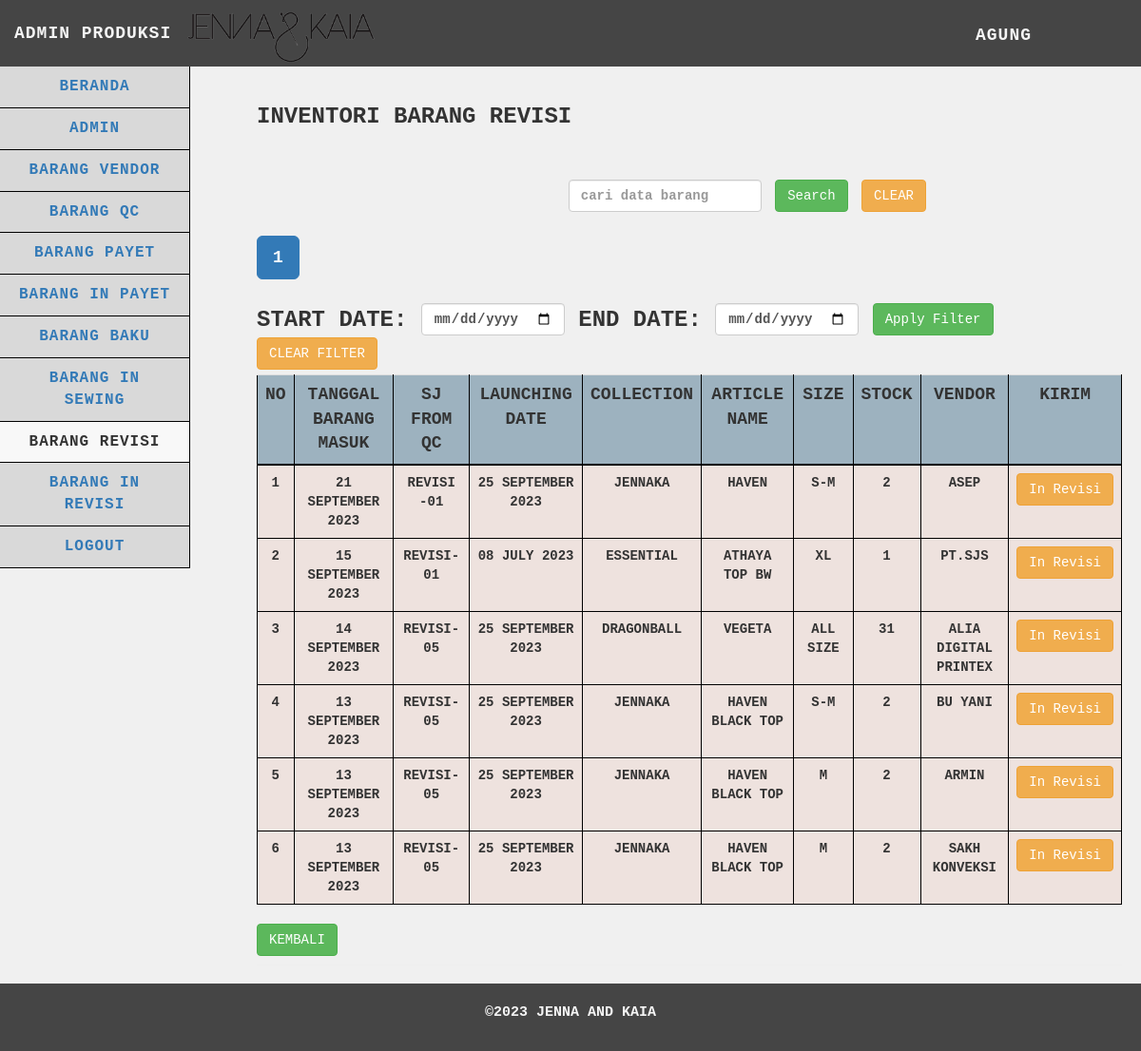
The page /produksi/barangrevisi/barangrevisi.php (signed in) on the database as committed earlier.
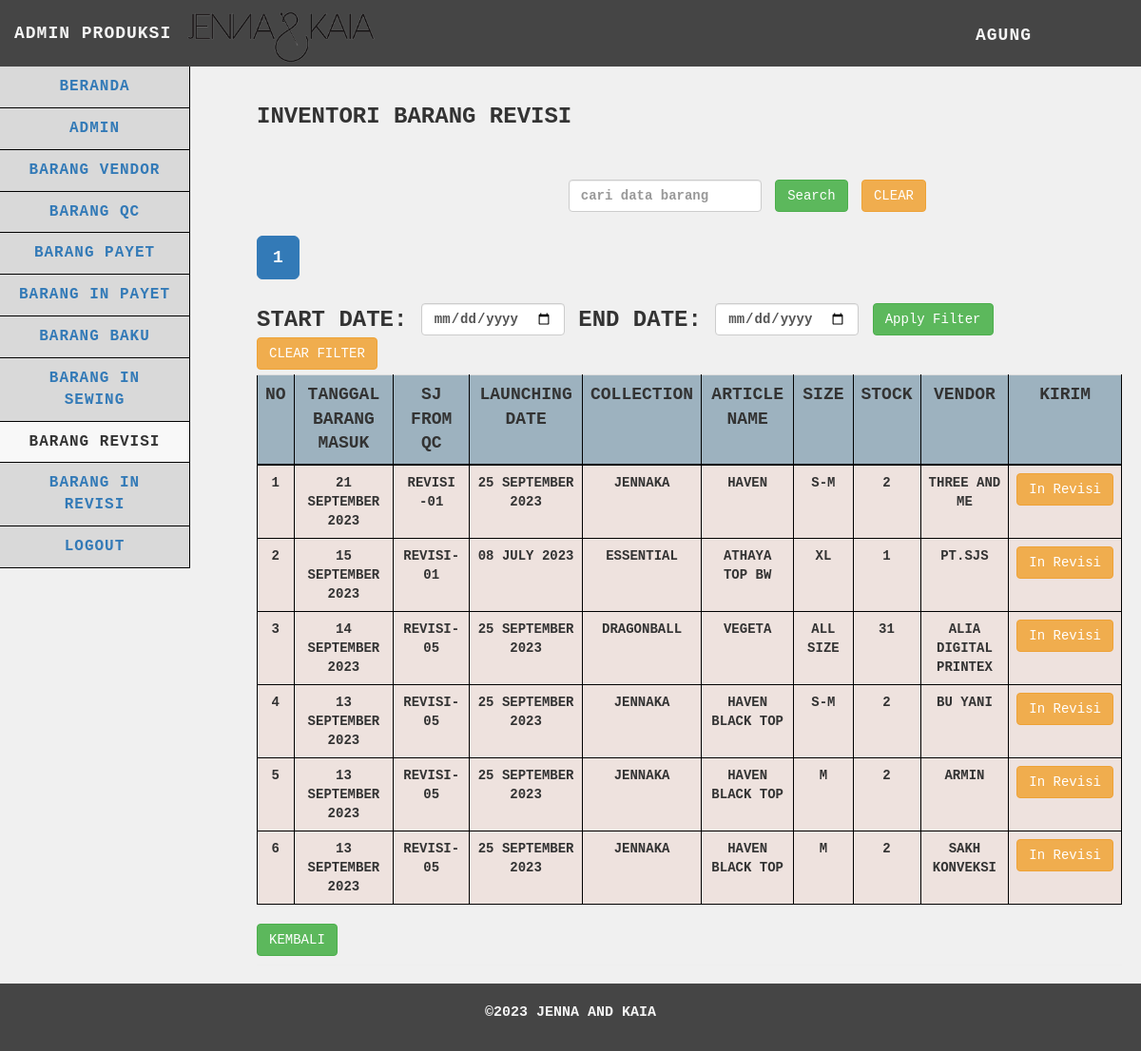
The same page on the database as committed later.
### tables this page shows
CREATE TABLE `barangrevisi` (
  `idbarang_revisi` int(25) NOT NULL,
  `tgl_brg_masuk` date NOT NULL,
  `launching_date` date NOT NULL,
  `collection` varchar(255) NOT NULL,
  `article_name` varchar(255) NOT NULL,
  `size` varchar(15) NOT NULL,
  `stock` int(255) NOT NULL,
  `vendor` varchar(255) NOT NULL,
  `tgl_brg_keluar` date NOT NULL,
  `sj_for_produksi` varchar(255) NOT NULL,
  `idbarang_qc` int(25) NOT NULL,
  `print_timestamp` timestamp NULL DEFAULT NULL
);

### produksi/barangrevisi/functions.php (called while the page is built, shortened)
<?php
$db = mysqli_connect("localhost", "root", "", "gudangjenna");
function query($query)
{
    global $db;
    $result = mysqli_query($db, $query);
    $rows = [];
    while ($row = mysqli_fetch_assoc($result)) {
        $rows[] = $row;
    }
    return $rows;
}
function formatDate($dateString)
{
    $timestamp = strtotime($dateString);
    return date('d F Y', $timestamp);
}

### produksi/barangrevisi/barangrevisi.php (the view, shortened to what the changed rows need)
<?php
$barangrevisi = query("SELECT * FROM barangrevisi");
$limit = 20;
$page = isset($_GET['page']) ? $_GET['page'] : 1;
$start = ($page - 1) * $limit;
$date_filter = '';
$search_filter = '';
$query = "SELECT * FROM barangrevisi $date_filter $search_filter ORDER BY idbarang_revisi DESC LIMIT $start, $limit";
$barangrevisi = query($query);
?>
<!DOCTYPE html>
<html>
<head>
    <link href="../../vendor/css/bootstrap/bootstrap.min.css" rel="stylesheet">
    <link href="../../vendor/css/bootstrap/bootstrap.css" rel="stylesheet">
    <link href="../../vendor/font-awesome/css/font-awesome.min.css" rel="stylesheet" type="text/css">
    <link href="../../css/tabel.css" rel="stylesheet">
</head>
<body>
    <div class="content">
        <div class="container-fluid">
            <h1 class="page-header">Inventori Barang Revisi
                <br><br><br>
                <div class="row">
                    <div class="col-md-4">
                    </div>
                    <div class="col-md-6">
                        <form action="" method="GET" class="form-inline">
                        </form>
                    </div>
                </div>
                <div class="row" style="margin-top: 5px;">
                    <div class="col-md-6">
                        <div class="button-group" style="display: flex; align-items: center;">
                        </div>
                    </div>
                </div>
                <div class="row" style="margin-top: 5px; margin-bottom: 5px">
                    <div class="col-md-12">
                        <form action="" method="GET" class="form-inline">
                        </form>
                    </div>
                </div>
                <div class="table-responsive">
                    <table id="data-table" class="table table-hover">
                        <tr>
                            <th scope="col">No</th>
                            <th scope="col">Tanggal Barang Masuk</th>
                            <th scope="col">SJ From QC</th>
                            <th scope="col">Launching Date</th>
                            <th scope="col">Collection</th>
                            <th scope="col">Article Name</th>
                            <th scope="col">Size</th>
                            <th scope="col">Stock</th>
                            <th scope="col">Vendor</th>
                            <th scope="col">Kirim</th>
                        </tr>
                        <?php $i = $start + 1; ?>
                        <?php foreach ($barangrevisi as $row) : ?>
                            <tr class="data-row">
                                <td><?= $i; ?></td>
                                <td><?= formatDate($row["tgl_brg_keluar"]); ?></td>
                                <td><?= $row["sj_for_produksi"]; ?></td>
                                <td><?= formatDate($row["launching_date"]); ?></td>
                                <td><?= $row["collection"]; ?></td>
                                <td><?= $row["article_name"]; ?></td>
                                <td><?= $row["size"]; ?></td>
                                <td><?= $row["stock"]; ?></td>
                                <td><?= $row["vendor"]; ?></td>
                                <td>
                                    <div class="btn-group text-center" style="display: flex; justify-content: center;">
                                        <form action="kirim_inrevisi.php" method="post" style="margin: 0;">
                                            <button type="submit" class="btn btn-warning" onclick="return confirm('Apakah Anda ingin mengirim barang tersebut?');">In
                                                Revisi</button>
                                        </form>
                                    </div>
                                </td>
                            </tr>
                            <?php $i++; ?>
                        <?php endforeach; ?>
                    </table>
                </div>
                <div>
                    <a href="../beranda.php" class="btn btn-success">Kembali</a>
                </div>
        </div>
    </div>
</body>
</html>

Rows that differ between the two databases and show on the page:
changed barangrevisi "REVISI -01": vendor "ASEP" → "THREE AND ME"
